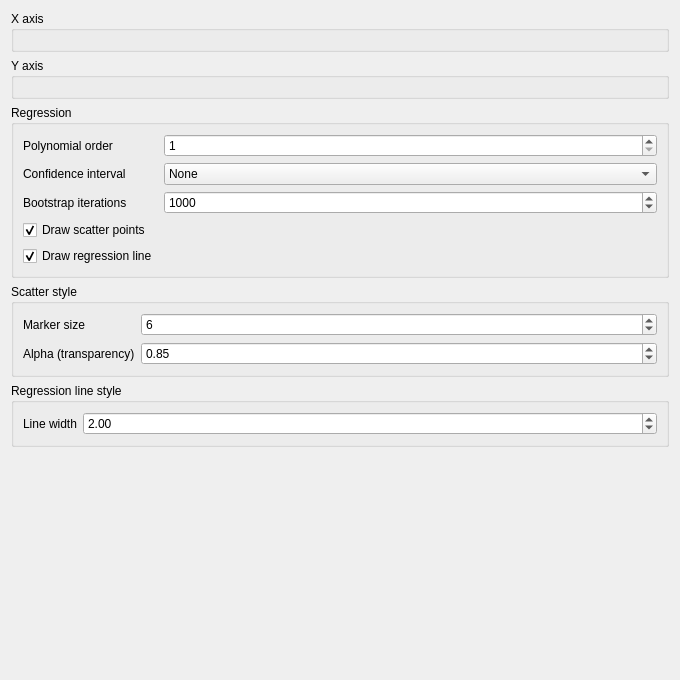
<?xml version="1.0" encoding="UTF-8"?>
<ui version="4.0">
 <class>DAChartAddStatsRegplotWidget</class>
 <widget class="QWidget" name="DAChartAddStatsRegplotWidget">
  <property name="geometry">
   <rect>
    <x>0</x>
    <y>0</y>
    <width>680</width>
    <height>680</height>
   </rect>
  </property>
  <property name="windowTitle">
   <string>Regplot Settings</string>
  </property>
  <layout class="QVBoxLayout" name="verticalLayoutMain">
   <item>
    <widget class="QGroupBox" name="groupBoxXData">
     <property name="title">
      <string>X axis</string>
     </property>
     <property name="flat">
      <bool>true</bool>
     </property>
     <layout class="QVBoxLayout" name="verticalLayoutXData">
      <item>
       <widget class="DA::DAChartSeriesSelectWidget" name="selectWidgetXData"/>
      </item>
     </layout>
    </widget>
   </item>
   <item>
    <widget class="QGroupBox" name="groupBoxYData">
     <property name="title">
      <string>Y axis</string>
     </property>
     <property name="flat">
      <bool>true</bool>
     </property>
     <layout class="QVBoxLayout" name="verticalLayoutYData">
      <item>
       <widget class="DA::DAChartSeriesSelectWidget" name="selectWidgetYData"/>
      </item>
     </layout>
    </widget>
   </item>
   <item>
    <widget class="QGroupBox" name="groupBoxFit">
     <property name="title">
      <string>Regression</string>
     </property>
     <property name="flat">
      <bool>true</bool>
     </property>
     <layout class="QFormLayout" name="formLayoutFit">
      <item row="0" column="0">
       <widget class="QLabel" name="labelOrder">
        <property name="text">
         <string>Polynomial order</string>
        </property>
       </widget>
      </item>
      <item row="0" column="1">
       <widget class="QSpinBox" name="spinBoxOrder">
        <property name="minimum">
         <number>1</number>
        </property>
        <property name="maximum">
         <number>5</number>
        </property>
        <property name="value">
         <number>1</number>
        </property>
       </widget>
      </item>
      <item row="1" column="0">
       <widget class="QLabel" name="labelCi">
        <property name="text">
         <string>Confidence interval</string>
        </property>
       </widget>
      </item>
      <item row="1" column="1">
       <widget class="QComboBox" name="comboBoxCi">
        <item>
         <property name="text">
          <string>None</string>
         </property>
        </item>
        <item>
         <property name="text">
          <string>68</string>
         </property>
        </item>
        <item>
         <property name="text">
          <string>95</string>
         </property>
        </item>
        <item>
         <property name="text">
          <string>99</string>
         </property>
        </item>
       </widget>
      </item>
      <item row="2" column="0">
       <widget class="QLabel" name="labelNBoot">
        <property name="text">
         <string>Bootstrap iterations</string>
        </property>
       </widget>
      </item>
      <item row="2" column="1">
       <widget class="QSpinBox" name="spinBoxNBoot">
        <property name="minimum">
         <number>100</number>
        </property>
        <property name="maximum">
         <number>10000</number>
        </property>
        <property name="value">
         <number>1000</number>
        </property>
       </widget>
      </item>
      <item row="3" column="0">
       <widget class="QCheckBox" name="checkBoxScatter">
        <property name="text">
         <string>Draw scatter points</string>
        </property>
        <property name="checked">
         <bool>true</bool>
        </property>
       </widget>
      </item>
      <item row="4" column="0">
       <widget class="QCheckBox" name="checkBoxFitReg">
        <property name="text">
         <string>Draw regression line</string>
        </property>
        <property name="checked">
         <bool>true</bool>
        </property>
       </widget>
      </item>
     </layout>
    </widget>
   </item>
   <item>
    <widget class="QGroupBox" name="groupBoxScatterKws">
     <property name="title">
      <string>Scatter style</string>
     </property>
     <property name="flat">
      <bool>true</bool>
     </property>
     <layout class="QFormLayout" name="formLayoutScatterKws">
      <item row="0" column="0">
       <widget class="QLabel" name="labelMarkerSize">
        <property name="text">
         <string>Marker size</string>
        </property>
       </widget>
      </item>
      <item row="0" column="1">
       <widget class="QSpinBox" name="spinBoxMarkerSize">
        <property name="minimum">
         <number>1</number>
        </property>
        <property name="maximum">
         <number>50</number>
        </property>
        <property name="value">
         <number>6</number>
        </property>
       </widget>
      </item>
      <item row="1" column="0">
       <widget class="QLabel" name="labelAlpha">
        <property name="text">
         <string>Alpha (transparency)</string>
        </property>
       </widget>
      </item>
      <item row="1" column="1">
       <widget class="QDoubleSpinBox" name="doubleSpinBoxAlpha">
        <property name="minimum">
         <double>0.050000000000000</double>
        </property>
        <property name="maximum">
         <double>1.000000000000000</double>
        </property>
        <property name="singleStep">
         <double>0.050000000000000</double>
        </property>
        <property name="value">
         <double>0.850000000000000</double>
        </property>
       </widget>
      </item>
     </layout>
    </widget>
   </item>
   <item>
    <widget class="QGroupBox" name="groupBoxRegKws">
     <property name="title">
      <string>Regression line style</string>
     </property>
     <property name="flat">
      <bool>true</bool>
     </property>
     <layout class="QFormLayout" name="formLayoutRegKws">
      <item row="0" column="0">
       <widget class="QLabel" name="labelLineWidth">
        <property name="text">
         <string>Line width</string>
        </property>
       </widget>
      </item>
      <item row="0" column="1">
       <widget class="QDoubleSpinBox" name="doubleSpinBoxLineWidth">
        <property name="minimum">
         <double>0.500000000000000</double>
        </property>
        <property name="maximum">
         <double>10.000000000000000</double>
        </property>
        <property name="singleStep">
         <double>0.500000000000000</double>
        </property>
        <property name="value">
         <double>2.000000000000000</double>
        </property>
       </widget>
      </item>
     </layout>
    </widget>
   </item>
   <item>
    <spacer name="verticalSpacer">
     <property name="orientation">
      <enum>Qt::Vertical</enum>
     </property>
     <property name="sizeHint" stdset="0">
      <size>
       <width>20</width>
       <height>40</height>
      </size>
     </property>
    </spacer>
   </item>
  </layout>
 </widget>
 <customwidgets>
  <customwidget>
   <class>DA::DAChartSeriesSelectWidget</class>
   <extends>QWidget</extends>
   <header>DAChartSeriesSelectWidget.h</header>
  </customwidget>
 </customwidgets>
 <resources/>
 <connections/>
</ui>
